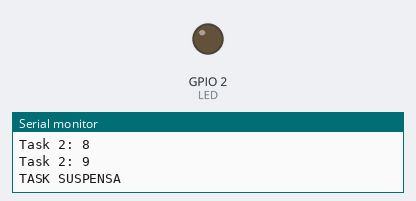
This program was run on a simulated ESP32. Parts: output pins drawn as LEDs (lit = HIGH), the last lines printed to the serial monitor.

Above: at 4.6 s.
At 39.65 s:
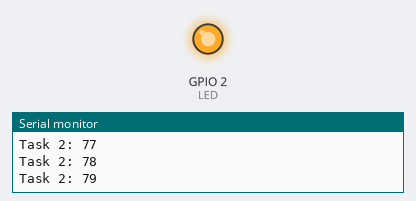
Timing chart, 0 to 40.0 s (numbered marks = the images above):
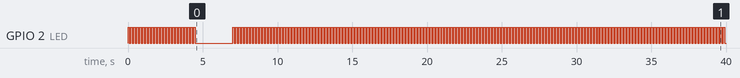

Measured:
- by itself, GPIO 2 (LED): goes 22 × (HIGH 0.10 s, LOW 0.10 s), HIGH 0.10 s, LOW 2.5 s, 164 × (HIGH 0.10 s, LOW 0.10 s), HIGH 0.10 s, then LOW

The program:

main.cpp
```cpp
/*
       COMO CRIAR  TAREFAS NO FREERTOS
*/


// Bibliotecas
#include <Arduino.h>

#include "freertos/FreeRTOS.h"
#include "freertos/task.h"


//Pinos
#define LED 2

//Variaveis
TaskHandle_t task1handle = NULL;
TaskHandle_t task2handle = NULL;

//Prototipo das tasks

void vTask1(void *pvParameters);
void vTask2(void *pvParameters);

void setup() {

  // put your setup code here, to run once:

  Serial.begin(9600);

  xTaskCreate(vTask1,"TASK 1", configMINIMAL_STACK_SIZE,NULL,1,&task1handle);
  xTaskCreate(vTask2,"TASK 2", configMINIMAL_STACK_SIZE+1024,NULL,2,&task2handle);

}

void loop() {
  // put your main code here, to run repeatedly:
  vTaskDelay(1000);

}

void vTask1(void *pvParameters){

  pinMode(LED,OUTPUT);

  while(1){
      digitalWrite(LED,!digitalRead(LED));
      vTaskDelay(pdMS_TO_TICKS(100));
  }

}

void vTask2(void *pvParameters){

    int cont = 0;

    while(1){
        Serial.println("Task 2: " + String(cont++));
        if(cont==10){
          vTaskSuspend(task1handle);
          Serial.println("TASK SUSPENSA");
          digitalWrite(2,LOW);
        }
        else if(cont==15){
          Serial.println("TASK CONTINUADA");
          vTaskResume(task1handle);
        }
        vTaskDelay(pdMS_TO_TICKS(500));

    }

}
```
